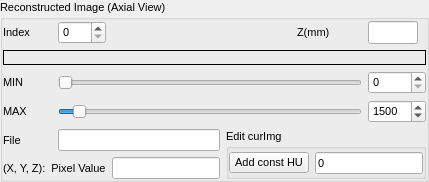
         <widget class="QGroupBox" name="groupBox_5">
          <property name="minimumSize">
           <size>
            <width>0</width>
            <height>20</height>
           </size>
          </property>
          <property name="font">
           <font>
            <pointsize>8</pointsize>
            <weight>50</weight>
            <bold>false</bold>
           </font>
          </property>
          <property name="title">
           <string>Reconstructed Image (Axial View)</string>
          </property>
          <layout class="QGridLayout" name="gridLayout_41">
           <property name="leftMargin">
            <number>0</number>
           </property>
           <property name="topMargin">
            <number>2</number>
           </property>
           <property name="rightMargin">
            <number>0</number>
           </property>
           <property name="bottomMargin">
            <number>0</number>
           </property>
           <item row="0" column="0">
            <layout class="QGridLayout" name="gridLayout_6">
             <item row="1" column="0" colspan="6">
              <widget class="qyklabel" name="labelReconImage">
               <property name="sizePolicy">
                <sizepolicy hsizetype="Expanding" vsizetype="Expanding">
                 <horstretch>0</horstretch>
                 <verstretch>0</verstretch>
                </sizepolicy>
               </property>
               <property name="minimumSize">
                <size>
                 <width>0</width>
                 <height>0</height>
                </size>
               </property>
               <property name="maximumSize">
                <size>
                 <width>1024</width>
                 <height>1024</height>
                </size>
               </property>
               <property name="mouseTracking">
                <bool>true</bool>
               </property>
               <property name="autoFillBackground">
                <bool>false</bool>
               </property>
               <property name="frameShape">
                <enum>QFrame::Box</enum>
               </property>
               <property name="text">
                <string/>
               </property>
              </widget>
             </item>
             <item row="4" column="0">
              <widget class="QLabel" name="label_37">
               <property name="text">
                <string>File</string>
               </property>
              </widget>
             </item>
             <item row="2" column="0">
              <widget class="QLabel" name="label_9">
               <property name="text">
                <string>MIN</string>
               </property>
              </widget>
             </item>
             <item row="2" column="5">
              <widget class="QSpinBox" name="spinBoxReconImg_Min">
               <property name="maximum">
                <number>65535</number>
               </property>
               <property name="singleStep">
                <number>100</number>
               </property>
              </widget>
             </item>
             <item row="5" column="2">
              <widget class="QLineEdit" name="lineEdit_DataProbe_Recon">
               <property name="text">
                <string/>
               </property>
              </widget>
             </item>
             <item row="4" column="3" rowspan="2" colspan="3">
              <widget class="QGroupBox" name="groupBox_14">
               <property name="minimumSize">
                <size>
                 <width>0</width>
                 <height>0</height>
                </size>
               </property>
               <property name="title">
                <string>Edit curImg</string>
               </property>
               <layout class="QGridLayout" name="gridLayout_38">
                <property name="leftMargin">
                 <number>0</number>
                </property>
                <property name="topMargin">
                 <number>2</number>
                </property>
                <property name="rightMargin">
                 <number>0</number>
                </property>
                <property name="bottomMargin">
                 <number>0</number>
                </property>
                <item row="0" column="0">
                 <layout class="QGridLayout" name="gridLayout_37">
                  <item row="0" column="0">
                   <widget class="QPushButton" name="pushButtonAddConstHU">
                    <property name="text">
                     <string>Add const HU</string>
                    </property>
                   </widget>
                  </item>
                  <item row="0" column="1">
                   <widget class="QLineEdit" name="lineEdit_AddConstHU">
                    <property name="text">
                     <string>0</string>
                    </property>
                   </widget>
                  </item>
                 </layout>
                </item>
               </layout>
              </widget>
             </item>
             <item row="3" column="0">
              <widget class="QLabel" name="label_10">
               <property name="text">
                <string>MAX</string>
               </property>
              </widget>
             </item>
             <item row="3" column="5">
              <widget class="QSpinBox" name="spinBoxReconImg_Max">
               <property name="maximum">
                <number>65535</number>
               </property>
               <property name="singleStep">
                <number>100</number>
               </property>
               <property name="value">
                <number>1500</number>
               </property>
              </widget>
             </item>
             <item row="0" column="4">
              <widget class="QLabel" name="label_15">
               <property name="maximumSize">
                <size>
                 <width>16777215</width>
                 <height>25</height>
                </size>
               </property>
               <property name="text">
                <string>Z(mm)</string>
               </property>
              </widget>
             </item>
             <item row="0" column="5">
              <widget class="QLineEdit" name="lineEdit_CurrentPosZ">
               <property name="maximumSize">
                <size>
                 <width>50</width>
                 <height>25</height>
                </size>
               </property>
              </widget>
             </item>
             <item row="0" column="0">
              <widget class="QLabel" name="label_12">
               <property name="maximumSize">
                <size>
                 <width>16777215</width>
                 <height>25</height>
                </size>
               </property>
               <property name="text">
                <string>Index</string>
               </property>
              </widget>
             </item>
             <item row="5" column="0" colspan="2">
              <widget class="QLabel" name="label_36">
               <property name="text">
                <string>(X, Y, Z):  Pixel Value</string>
               </property>
              </widget>
             </item>
             <item row="2" column="1" colspan="4">
              <widget class="QSlider" name="sliderReconImgMin">
               <property name="maximum">
                <number>65535</number>
               </property>
               <property name="singleStep">
                <number>10</number>
               </property>
               <property name="pageStep">
                <number>100</number>
               </property>
               <property name="orientation">
                <enum>Qt::Horizontal</enum>
               </property>
              </widget>
             </item>
             <item row="3" column="1" colspan="4">
              <widget class="QSlider" name="sliderReconImgMax">
               <property name="maximum">
                <number>30000</number>
               </property>
               <property name="singleStep">
                <number>10</number>
               </property>
               <property name="pageStep">
                <number>100</number>
               </property>
               <property name="value">
                <number>1500</number>
               </property>
               <property name="orientation">
                <enum>Qt::Horizontal</enum>
               </property>
              </widget>
             </item>
             <item row="4" column="1" colspan="2">
              <widget class="QLineEdit" name="lineEdit_Cur3DFileName">
               <property name="autoFillBackground">
                <bool>false</bool>
               </property>
               <property name="text">
                <string/>
               </property>
               <property name="readOnly">
                <bool>true</bool>
               </property>
              </widget>
             </item>
             <item row="0" column="1">
              <widget class="QSpinBox" name="spinBoxReconImgSliceNo">
               <property name="maximumSize">
                <size>
                 <width>50</width>
                 <height>25</height>
                </size>
               </property>
              </widget>
             </item>
             <item row="0" column="2" colspan="2">
              <spacer name="horizontalSpacer_6">
               <property name="orientation">
                <enum>Qt::Horizontal</enum>
               </property>
               <property name="sizeHint" stdset="0">
                <size>
                 <width>40</width>
                 <height>20</height>
                </size>
               </property>
              </spacer>
             </item>
            </layout>
           </item>
          </layout>
         </widget>
